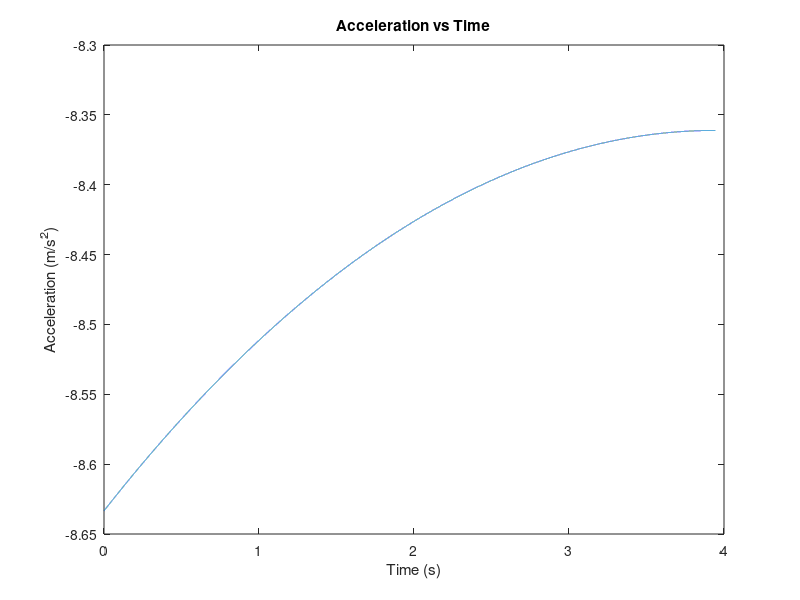
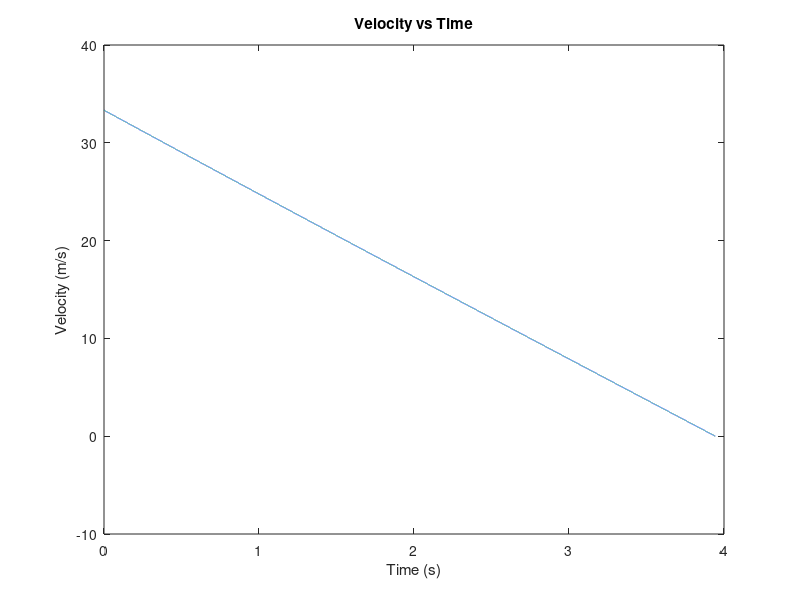
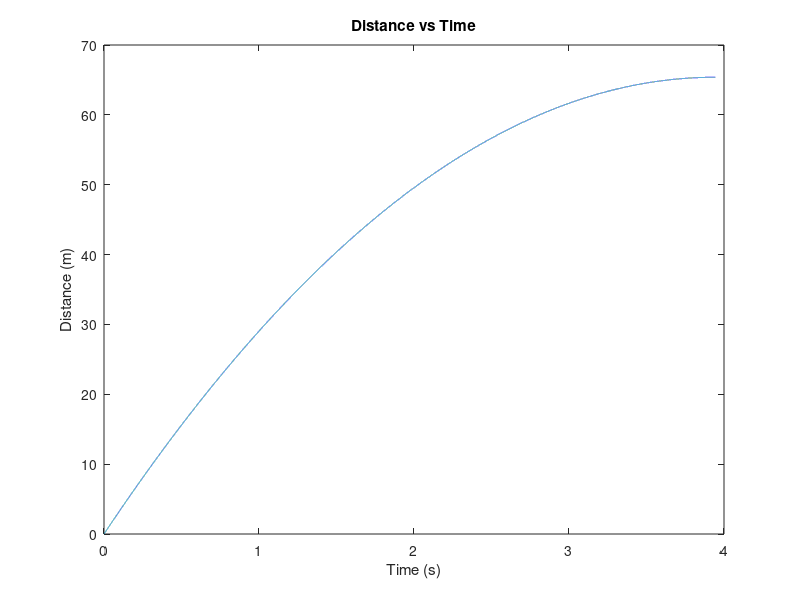

These figures' MATLAB source, in order:
function braking_simulation()
    clear; close all; clc;
    
    %% Define System Parameters
    params = define_parameters();
    
    %% Geometry Calculations
    geo = compute_geometry(params);
    
    %% Force and Pressure Calculations
    forces = compute_forces(params, geo);
    
    %% Run Braking Simulation
    results = run_simulation(params, forces, geo);
    
    %% Plot Results
    plot_results(results);
end

%% Function Definitions
function params = define_parameters()
    params.F_D = 150; % Driver force (N)
    params.v_0 = 120 / 3.6; % Initial velocity (m/s)
    params.grad = 0; % Road gradient (%)
    params.mu_max = 0.8;
    params.mu_s = 0.65;
    params.v_a = 0 / 3.6; % Air speed (m/s)
    params.i_pedal = 4;
    params.p_atm = 1; % Atmospheric pressure (bar)
    params.p_manifold = 0.45; % Manifold pressure (bar)
    params.D_servo = 238; params.d_servo = 75;
    params.d_master = 18;
    params.d_f_disk = 55; params.Do_f_disk = 200; params.Di_f_disk = 160; params.mu_f_disk = 0.3;
    params.d_r_disk = 50; params.Do_r_disk = 220; params.Di_r_disk = 180; params.mu_r_disk = 0.2813;
    params.d_r_drum = 20; params.D_r_drum = 200; params.C_r_drum = 1.75;
    params.tire_w = 195; params.tire_AR = 65; params.rim = 15;
    params.m = 2000; params.CG_H = 600; params.track = 1425; params.wheel_base = 2540;
    params.n_f = 2; params.n_r = 2; params.REAR = 'disk';
    params.Af = 2; params.fr = 0.007; params.cd = 0.4;
end

function geo = compute_geometry(params)
    geo.A_servo = area_calc(params.D_servo, params.d_servo);
    geo.A_master = area_calc(params.d_master);
    geo.A_f_disk = area_calc(params.d_f_disk);
    geo.A_r_disk = area_calc(params.d_r_disk);
    geo.A_r_drum = area_calc(params.d_r_drum);
    geo.R_mean_f_disk = 1e-3 * mean_radius(params.Do_f_disk, params.Di_f_disk);
    geo.R_mean_r_disk = 1e-3 * mean_radius(params.Do_r_disk, params.Di_r_disk);
    geo.R_tire = ((params.tire_w * params.tire_AR / 100) + (params.rim * 25.4 / 2)) * 1e-3;
end

function forces = compute_forces(params, geo)
    F_pedal = params.F_D * params.i_pedal;
    F_servo = (params.p_atm - params.p_manifold) * geo.A_servo / 10;
    P_line = (F_pedal + F_servo) / geo.A_master;
    
    forces.F_fric_f_disk = P_line * geo.A_f_disk * params.mu_f_disk * 2;
    forces.F_fric_r_disk = P_line * geo.A_r_disk * params.mu_r_disk * 2;
    forces.F_fric_r_drum = P_line * geo.A_r_drum * params.C_r_drum * 2;
    
    forces.T_fric_f_disk = forces.F_fric_f_disk * geo.R_mean_f_disk;
    forces.T_fric_r_disk = forces.F_fric_r_disk * geo.R_mean_r_disk;
    forces.T_fric_r_drum = forces.F_fric_r_drum * params.D_r_drum / 200;
    
    rear = strcmp(params.REAR, 'disk');
    if ~rear && ~strcmp(params.REAR, 'drum')
        error('Select rear brakes as either disk or drum');
    end
    
    forces.T_r = params.n_r * ((forces.T_fric_r_disk * rear) + forces.T_fric_r_drum * (1 - rear));
    forces.T_f = params.n_f * forces.T_fric_f_disk;
    forces.F_braking = (forces.T_r + forces.T_f) / geo.R_tire;
end

function results = run_simulation(params, forces, geo)
    h = 0.0001; T = 10;
    V = params.v_0; X = 0; t = 0;
    results.time = []; results.acc = []; results.vel = []; results.dist = [];
    
    while t < T
        vr = V - params.v_a;
        R_air = 0.5 * 1.225 * params.cd * params.Af * (vr^2);
        R_rolling = params.fr * params.m * 9.81 * cos(atan(params.grad / 100));
        R_grad = sin(atan(params.grad / 100)) * params.m * 9.81;
        R_total = 0.5 * (sign(V) + 1) * (R_air + R_rolling) + R_grad;
        ddx = -(R_total + 0.5 * (sign(V) + 1) * forces.F_braking) / params.m;
        dx = (ddx * h) + V;
        x = dx * h; X = X + x; V = dx;
        
        results.time = [results.time; t];
        results.acc = [results.acc; ddx];
        results.vel = [results.vel; dx];
        results.dist = [results.dist; X];
        
        if V <= 0, break; end
        t = t + h;
    end
end

function plot_results(results)
    figure; plot(results.time, results.acc);
    xlabel('Time (s)'); ylabel('Acceleration (m/s^2)'); title('Acceleration vs Time');
    
    figure; plot(results.time, results.vel);
    xlabel('Time (s)'); ylabel('Velocity (m/s)'); title('Velocity vs Time');
    
    figure; plot(results.time, results.dist);
    xlabel('Time (s)'); ylabel('Distance (m)'); title('Distance vs Time');
end

%% Helper Functions
function A = area_calc(D, d)
    if nargin == 2
        A = pi * (D^2 - d^2) / 4;
    else
        A = pi * D^2 / 4;
    end
end

function R_mean = mean_radius(D_outer, D_inner)
    R_mean = (D_outer + D_inner) / 4;
end
